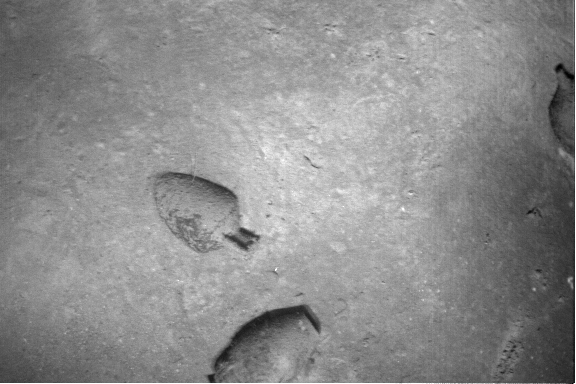
#> input picture 6Images/1.tif, 576 x 384 px; its folder holds only this picture in this run
$ jupyter execute --allow-errors HW3_ii.ipynb   (shell and % lines are left out)
#> lines starting #> are read from the running program, lines starting #| are printed output that depends on the picture
[cell 1]
import gtsam
import numpy as np
import math
import glob
import os
import itertools
import matplotlib
import matplotlib.pyplot as plt
import gtsam.utils.plot as gtsam_plot
import cv2


def load_images(images_folder_path):

#> called with images_folder_path = '6Images/'
    images = []
    images_paths_list = sorted(filter(os.path.isfile, glob.glob(images_folder_path + '*')))

    for image_path in images_paths_list:
        images.append(cv2.imread(image_path))
#> `images = load_images(images_folder_path)`: images = 1 item

    return images

def convert_to_grayscale(images):

    gray_images = [cv2.cvtColor(image, cv2.COLOR_BGR2GRAY) for image in images]

    return gray_images

def normalize_images(gray_images):

    normalized_gray_images = []

    for image in gray_images:

        normalized_gray_image = cv2.normalize(image, None, alpha=0, beta=255, norm_type=cv2.NORM_MINMAX)
        normalized_gray_images.append(normalized_gray_image)

    return normalized_gray_images

def apply_clahe(images_list):

        clahe = cv2.createCLAHE(clipLimit=5.0, tileGridSize=(8, 8))
        clahe_gray_images = [clahe.apply(image) for image in images_list]

        return clahe_gray_images

def detect_features(normalized_gray_images):
    sift = cv2.SIFT_create(nfeatures=4000, nOctaveLayers=12, contrastThreshold=0.025, sigma=1.5)
    kp_list = []
    des_list = []
    out_images = []
    for image in normalized_gray_images:
        kp, des = sift.detectAndCompute(image, None)
        out_image = cv2.drawKeypoints(image, kp, image, color=[255, 255, 0], flags=cv2.DRAW_MATCHES_FLAGS_DRAW_RICH_KEYPOINTS)
        kp_list.append(np.array(kp))
        des_list.append(np.array(des))
        out_images.append(out_image)

    return kp_list, des_list, out_images

# [31 lines left out: function match_and_filter, not called in this run]

def get_matches(kp_list, des_list, only_image_pair=False):

    matcher = cv2.BFMatcher(cv2.NORM_L2, crossCheck=False)
    matches = []

    kp_match = []
    if only_image_pair:
        matches.append(match_and_filter(matcher, des_list[0], des_list[1], threshold=0.90))
        kp0_match_pts = np.array([kp_list[0][mat.queryIdx].pt for mat in matches[0]])
        kp1_match_pts = np.array([kp_list[1][mat.trainIdx].pt for mat in matches[0]])
        kp_match.append((kp0_match_pts, kp1_match_pts))
    else:

        for i in range(6):
            if i < 5:
                matches.append(match_and_filter(matcher, des_list[i], des_list[i + 1], threshold=0.90))
                kp0_match_pts = np.array([kp_list[i][mat.queryIdx].pt for mat in matches[i]])
                kp1_match_pts = np.array([kp_list[i + 1][mat.trainIdx].pt for mat in matches[i]])
            else:

                matches.append(match_and_filter(matcher, des_list[i], des_list[0], threshold=0.90))
                kp0_match_pts = np.array([kp_list[i][mat.queryIdx].pt for mat in matches[i]])
                kp1_match_pts = np.array([kp_list[0][mat.trainIdx].pt for mat in matches[i]])

            kp_match.append((kp0_match_pts, kp1_match_pts))
    return matches, kp_match

# [150 lines left out: functions get_inliers, homography_calculation, is_homography_good, odometry_noise, get_factor_pose, extract_homography_pose and 2 more, not called in this run]

#> (the rest of this cell did not finish here and is left out)

    normalized_gray_images = normalize_images(gray_images)
#> the loop in normalize_images, `for image in gray_images: ` made 1 pass

    image_height, image_width = normalized_gray_images[0].shape

    clahe_normalized_gray_images = apply_clahe(normalized_gray_images)

    kp_list, des_list, outImages = detect_features(normalized_gray_images)
#> the loop in detect_features, `for image in normalized_gray_images:` made 1 pass
#> pass 1, in detect_features, `out_image = cv2.drawKeypoints(image, kp, image, color=[255, 255, 0], f..`:
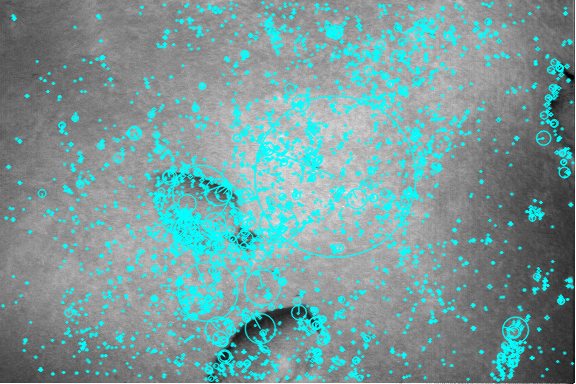
#> out_image: shape (384, 576, 3); mean of channels 0, 1, 2 154.5, 154.5, 120.1; drawn as B, G, R

    matches, kp_match = get_matches(kp_list, des_list)
#> after the loop in get_matches, `for i in range(6):`: kp_match = []

    kp_match_inliers, inlier_mask = get_inliers(kp_list, matches, kp_match)

    h, mask, pts_left_src, pts_right_dst = homography_calculation(kp_match, inliers=False)

    PRIOR_NOISE = gtsam.noiseModel.Diagonal.Sigmas(gtsam.Point3(0.3, 0.3, 0.1))
    graph = gtsam.NonlinearFactorGraph()

    graph.add(gtsam.PriorFactorPose2(0, gtsam.Pose2(image_width/2, image_height/2, 0), PRIOR_NOISE))

    get_factor_pose(0, pts_right_dst, pts_right_dst)

    initial = initial_estimates(h)

    for src, dst in itertools.combinations(range(len(normalized_gray_images)), 2):

        if src + 1 == dst:

            pose_transformation = get_factor_pose(src, pts_left_src, pts_right_dst)

            noise_model = odometry_noise(mask[src])

            factor = gtsam.BetweenFactorPose2(src, dst, pose_transformation, noise_model)

            graph.add(factor)
    marginals = gtsam.Marginals(graph, initial)
    plot_graph(initial, graph, marginals)


for src, dst in itertools.combinations(range(len(normalized_gray_images)), 2):
    if src + 1 != dst:

        match_overlap, kp_match_overlap = get_matches([kp_list[src],kp_list[dst]], [des_list[src],des_list[dst]], only_image_pair=True)
        homography, _, _, _= homography_calculation(kp_match_overlap, inliers = False)

        if homography is not None and is_homography_good(homography[0]):

            pts_left_overlap  = []
            pts_right_overlap = []
            for kp_matches in kp_match_overlap:
                pts_left_overlap.append(np.float32([kp_matches[0][i] for i in range(len(kp_matches[0]))]))
                pts_right_overlap.append(np.float32([kp_matches[1][i] for i in range(len(kp_matches[1]))]))

            factor_pose = get_factor_pose(0, pts_left_overlap, pts_right_overlap)
            if factor_pose is not None:
                graph.add(gtsam.BetweenFactorPose2(src, dst,
                                    factor_pose, odometry_noise(ransac_mask)))

params = gtsam.LevenbergMarquardtParams()
optimizer = gtsam.LevenbergMarquardtOptimizer(graph, initial, params)
initial = optimizer.optimize()
marginals = gtsam.Marginals(graph, initial)
plot_graph(initial, graph, marginals)

marginals = gtsam.Marginals(graph, initial)
for i in range(1, 6):
    print("X{} covariance:\n{}\n".format(i, marginals.marginalCovariance(i)))


$ run again, on 6Images/5.tif
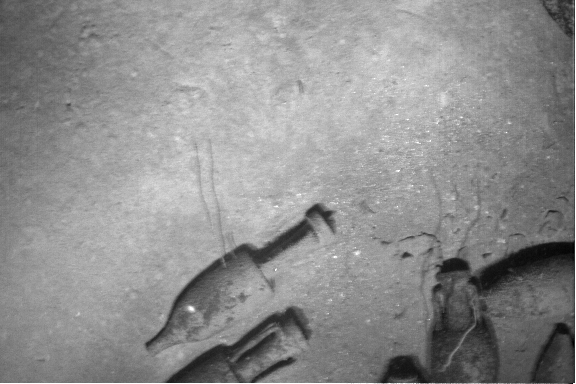
#> input picture 6Images/5.tif, 576 x 384 px
#> images = 1 item
#> the loop in normalize_images, `for image in gray_images: ` made 1 pass
#> the loop in detect_features, `for image in normalized_gray_images:` made 1 pass
#> pass 1, in detect_features, `out_image = cv2.drawKeypoints(image, kp, image, color=[255, 255, 0], f..`:
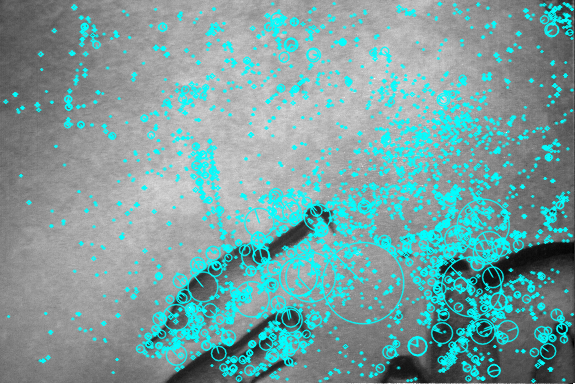
#> out_image: shape (384, 576, 3); mean of channels 0, 1, 2 159.7, 159.7, 121.1; drawn as B, G, R
#> after the loop in get_matches, `for i in range(6):`: kp_match = []

$ run again, on 6Images/6.tif
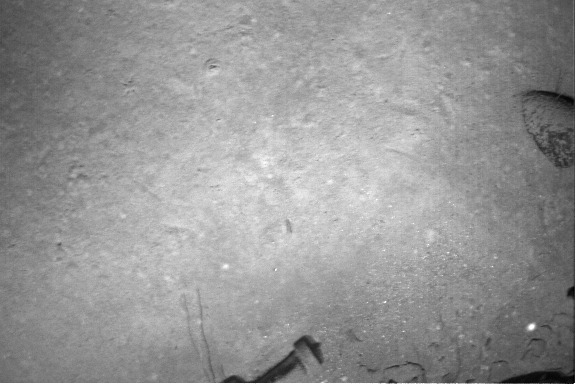
#> input picture 6Images/6.tif, 576 x 384 px
#> images = 1 item
#> the loop in normalize_images, `for image in gray_images: ` made 1 pass
#> the loop in detect_features, `for image in normalized_gray_images:` made 1 pass
#> pass 1, in detect_features, `out_image = cv2.drawKeypoints(image, kp, image, color=[255, 255, 0], f..`:
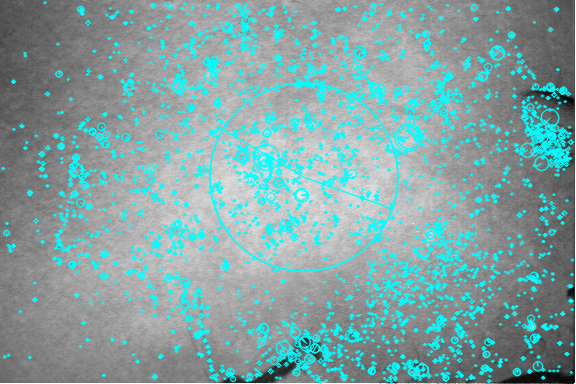
#> out_image: shape (384, 576, 3); mean of channels 0, 1, 2 162.9, 162.9, 129.2; drawn as B, G, R
#> after the loop in get_matches, `for i in range(6):`: kp_match = []

$ run again, on 6Images/2.tif
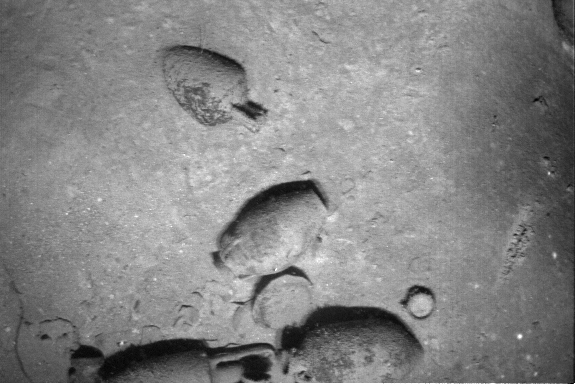
#> input picture 6Images/2.tif, 576 x 384 px
#> images = 1 item
#> the loop in normalize_images, `for image in gray_images: ` made 1 pass
#> the loop in detect_features, `for image in normalized_gray_images:` made 1 pass
#> pass 1, in detect_features, `out_image = cv2.drawKeypoints(image, kp, image, color=[255, 255, 0], f..`:
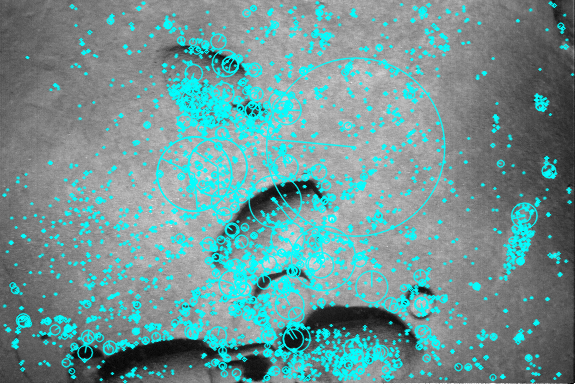
#> out_image: shape (384, 576, 3); mean of channels 0, 1, 2 149.2, 149.2, 111.2; drawn as B, G, R
#> after the loop in get_matches, `for i in range(6):`: kp_match = []

$ run again, on 6Images/3.tif
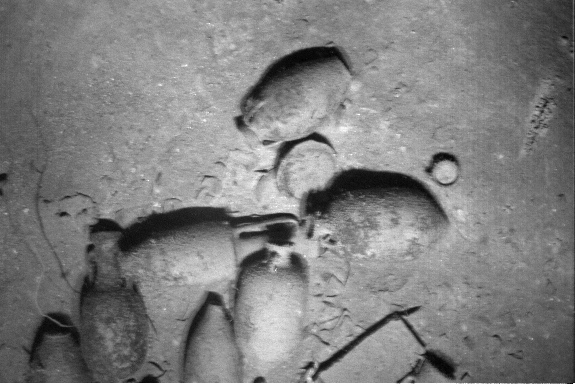
#> input picture 6Images/3.tif, 576 x 384 px
#> images = 1 item
#> the loop in normalize_images, `for image in gray_images: ` made 1 pass
#> the loop in detect_features, `for image in normalized_gray_images:` made 1 pass
#> pass 1, in detect_features, `out_image = cv2.drawKeypoints(image, kp, image, color=[255, 255, 0], f..`:
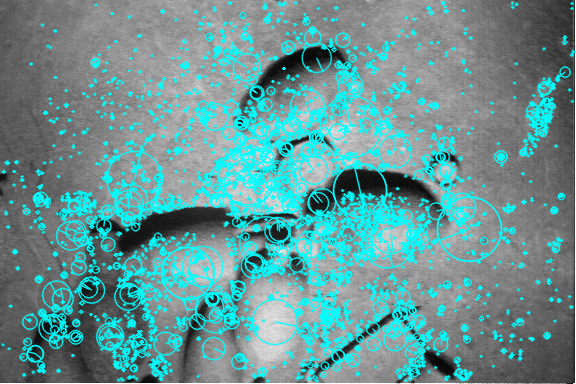
#> out_image: shape (384, 576, 3); mean of channels 0, 1, 2 148.4, 148.4, 102.7; drawn as B, G, R
#> after the loop in get_matches, `for i in range(6):`: kp_match = []
